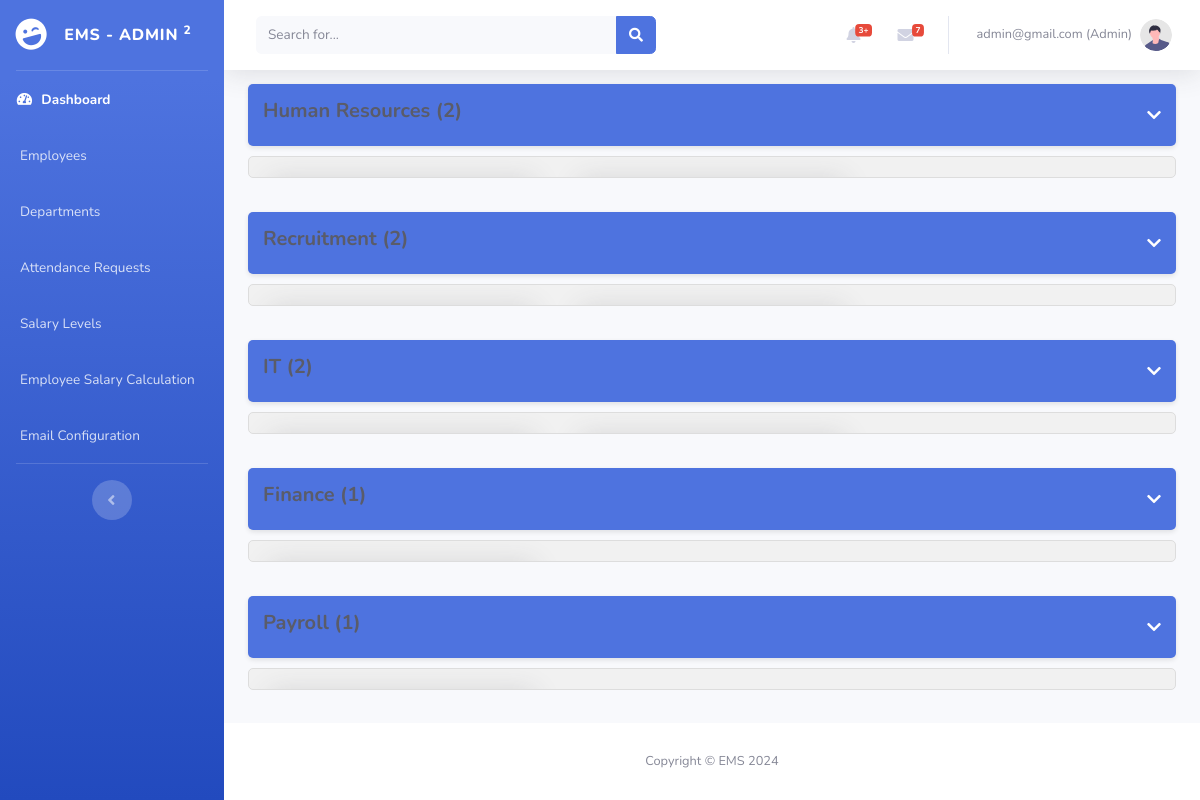
Page /admin/dashboard.php (signed in) on the committed database.
### tables this page shows
CREATE TABLE `department` (
  `Id` int NOT NULL AUTO_INCREMENT,
  `DepartmentName` varchar(255) NOT NULL,
  `ParentDepartmentID` int DEFAULT NULL,
  `Status` enum('active','inactive') DEFAULT 'active',
  PRIMARY KEY (`Id`),
  KEY `ParentDepartmentID` (`ParentDepartmentID`),
  CONSTRAINT `department_ibfk_1` FOREIGN KEY (`ParentDepartmentID`) REFERENCES `department` (`Id`) ON DELETE SET NULL ON UPDATE CASCADE
);

### admin/dashboard.php (the view, shortened to what this page needs)
<?php
include "../config.php";
$sql = "
    SELECT d1.Id AS DepartmentId,
           d1.DepartmentName AS DepartmentName,
           d2.DepartmentName AS ParentDepartmentName,
           COUNT(u.Id) as TotalEmployees
    FROM Department d1
    LEFT JOIN Department d2 ON d1.ParentDepartmentID = d2.Id
    LEFT JOIN User u ON u.DepartmentID = d1.Id
    GROUP BY d1.Id
";
$stmt = $conn->query($sql);
$departments = $stmt->fetchAll(PDO::FETCH_ASSOC);
?>
<!DOCTYPE html>
<html lang="en">
<head>
    <link href="../vendor/fontawesome-free/css/all.min.css" rel="stylesheet" type="text/css">
    <link href="../css/sb-admin-2.min.css" rel="stylesheet">
</head>
<body id="page-top">
    <div id="wrapper">
        <?php include('../admin/sidebar.php') ?>
        <div id="content-wrapper" class="d-flex flex-column">
            <div id="content">
                <?php include('../templates/navbar.php') ?>
                <div class="container">
                    <div class="row">
                        <?php
                        $departmentHierarchy = [];
                        $departmentCounts = [];
                        foreach ($departments as $department) {
                            $parentName = $department['ParentDepartmentName'] ?: 'No Parent Department';
                            $departmentHierarchy[$parentName][] = $department;
                            if (!isset($departmentCounts[$parentName])) {
                                $departmentCounts[$parentName] = 0;
                            }
                            $departmentCounts[$parentName]++;
                        }
                        foreach ($departmentHierarchy as $parentName => $subDepartments): ?>
                            <div class="col-xl-12 mb-4">
                                <div class="department-header" onclick="toggleSubDepartments('<?php echo htmlspecialchars($parentName); ?>')">
                                    <h5 class="text-gray-800 font-weight-bold">
                                        <?php echo htmlspecialchars($parentName); ?> (<?php echo $departmentCounts[$parentName]; ?>)
                                    </h5>
                                    <i class="fas fa-chevron-down"></i>
                                </div>
                                <div class="sub-departments" id="<?php echo htmlspecialchars($parentName); ?>">
                                    <div class="row">
                                        <?php foreach ($subDepartments as $department): ?>
                                            <div class="col-xl-4 col-md-6 mb-4">
                                                <a href="view_employee.php?department_id=<?php echo $department['DepartmentId']; ?>" style="text-decoration: none;">
                                                    <div class="card shadow h-100 py-2">
                                                    </div>
                                                </a>
                                            </div>
                                        <?php endforeach; ?>
                                    </div>
                                </div>
                            </div>
                        <?php endforeach; ?>
                    </div>
                </div>
            </div>
            <?php include('../templates/footer.php') ?>
        </div>
    </div>
</body>
</html>

### admin/dashboard.php (style rules this page uses)
body { font-family: 'Nunito', sans-serif; background-color: #f8f9fc; }
.department-header { cursor: pointer; padding: 15px; background-color: #4e73df; color: white; border-radius: 5px; margin-bottom: 10px; transition: background-color 0.3s, transform 0.3s; display: flex; justify-content: space-between; align-items: center; box-shadow: 0 2px 5px rgba(0, 0, 0, 0.1); }
.sub-departments { max-height: 0; overflow: hidden; transition: max-height 0.5s ease-out; background-color: #f1f1f1; border: 1px solid #ddd; border-radius: 5px; margin-bottom: 10px; padding: 10px; }
.card { transition: transform 0.2s, box-shadow 0.2s; margin: 10px; border: 1px solid #ddd; border-radius: 5px; background-color: #ffffff; box-shadow: 0 2px 5px rgba(0, 0, 0, 0.1); }
.row { display: flex; flex-wrap: wrap; margin: -10px; }
.col-xl-4 { flex: 0 0 33.333%; max-width: 33.333%; padding: 10px; }

### rows in the picture
department: ParentDepartmentID.DepartmentName "Payroll", ParentDepartmentID.DepartmentName "1"

### other values in the picture
$userEmail . " (" . $role . ")" "admin@gmail.com (Admin)"
$parentName "Human Resources"
$departmentCounts[$parentName] "2"
$parentName "Recruitment"
$parentName "IT"
$parentName "Finance"
$departmentCounts[$parentName] "1"
